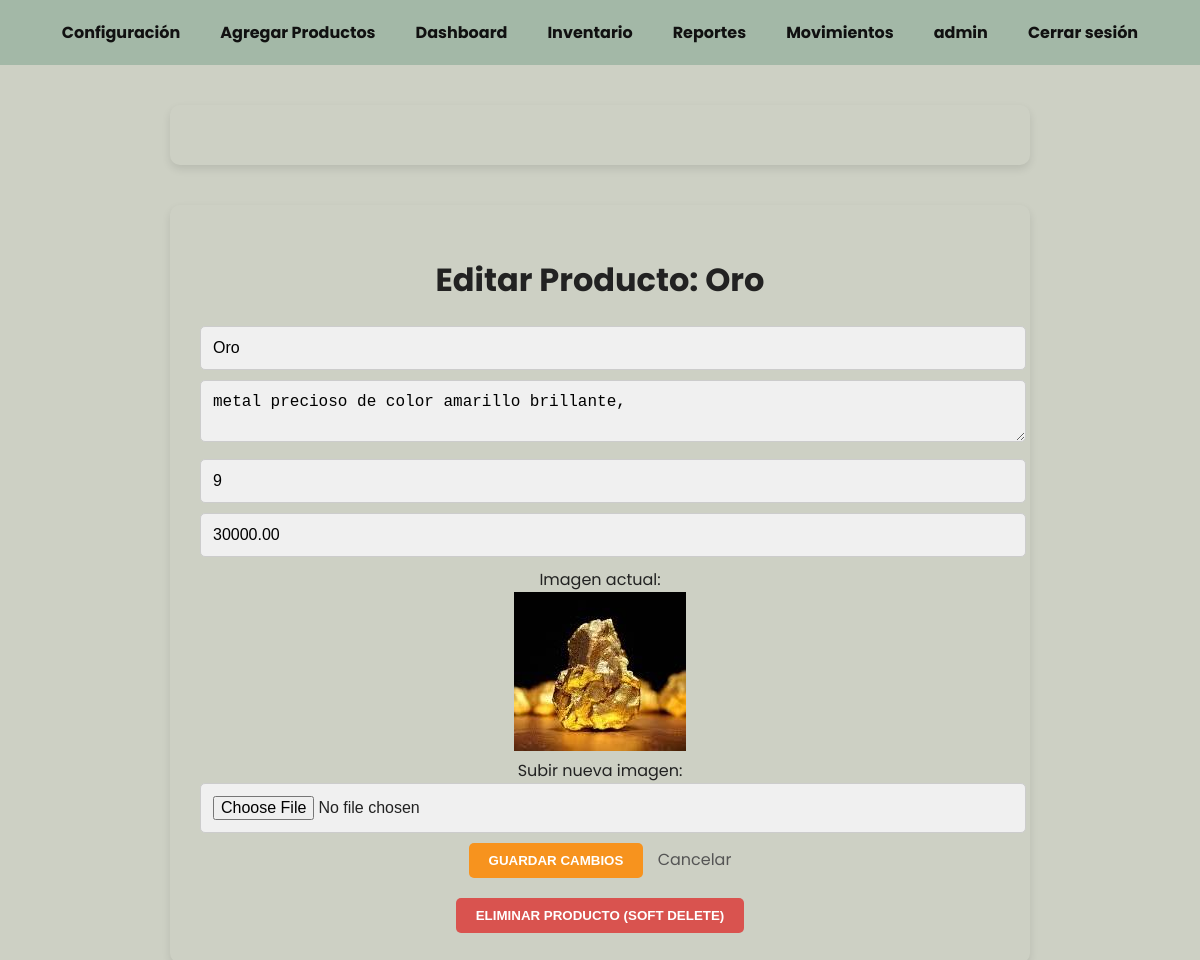
Page /productos-inventario/editar/1/ (signed in) on the committed database.
### inventario_app/models.py (models this page shows, shortened)
class Producto(models.Model):
    nombre = models.CharField(max_length=255)
    descripcion = models.TextField()
    stock = models.IntegerField()
    precio = models.DecimalField(max_digits=10, decimal_places=2)
    imagen = models.ImageField(upload_to='productos/', null=True, blank=True)
    created_at = models.DateTimeField(auto_now_add=True)
    updated_at = models.DateTimeField(auto_now=True)

### inventario_app/views.py (the view, shortened to what this page needs)
# urls.py: path('productos-inventario/editar/<int:pk>/', views.editar_producto_separado, name='editar_producto_separado'),
@login_required
def editar_producto_separado(request, pk):
    producto = get_object_or_404(Producto, pk=pk)
    return render(request, 'inventario_app/editar_inventario.html', {'producto': producto})

### inventario_app/context_processors.py (called while the page is built)
def admin_check(request):
    print(f"Verificando usuario: {request.user.username}")  # Esto te confirmará que el context processor se ejecuta.
    if not request.user.is_authenticated:
        return {'es_admin': False}
    es_admin = request.user.groups.filter(name='Administrador').exists()
    return {'es_admin': es_admin}

### inventario_app/templates/inventario_app/editar_inventario.html (shortened to what this page needs)
<!DOCTYPE html>
<html lang="es">
<head>
</head>
<body>
{% include "inventario_app/navbar.html" %}
<div class="container">
  <h1>Editar Producto: {{ producto.nombre }}</h1>
  <form method="POST" enctype="multipart/form-data">
    <input type="text" name="nombre" value="{{ producto.nombre }}" required>
    <textarea name="descripcion" required>{{ producto.descripcion }}</textarea>
    <input type="number" name="stock" value="{{ producto.stock }}" required>
    <input type="number" step="0.01" name="precio" value="{{ producto.precio }}" required>
    <label>Imagen actual:</label><br>
    {% if producto.imagen %}
      <img src="{{ producto.imagen.url }}" alt="{{ producto.nombre }}">
    {% else %}
      <p>No hay imagen</p>
    {% endif %}
    <br>
    <label>Subir nueva imagen:</label>
    <input type="file" name="imagen" accept="image/*">
    <button type="submit">Guardar Cambios</button>
    <a href="{% url 'productos_inventario' %}" class="cancel">Cancelar</a>
  </form>
  <form method="POST" action="{% url 'eliminar_producto' producto.pk %}" style="margin-top: 20px;" onsubmit="return confirm('¿Seguro que quieres eliminar este producto?');">
    <button type="submit" style="background-color: #d9534f; color: white; border: none; padding: 10px 20px; border-radius: 5px; cursor: pointer;">
      Eliminar Producto (Soft Delete)
    </button>
  </form>
</div>

### inventario_app/templates/inventario_app/navbar.html (shortened to what this page needs)
<!DOCTYPE html>
<html lang="es">
<head>
</head>
<body>
  <nav>
    {% if es_admin %}
        <a href="{% url 'configuracion' %}">Configuración</a>
        <a href="{% url 'registrar_producto' %}">Agregar Productos</a>
    {% endif %}
    {% if user.is_authenticated %}
    <a href="{% url 'dashboard' %}">Dashboard</a>
    <a href="{% url 'productos_inventario' %}">Inventario</a>
    <a href="{% url 'reportes' %}">Reportes</a>
    <a href="{% url 'movimientos' %}">Movimientos</a>
    <a href="">{{user.username}}</a>
    <a href="{% url 'logout' %}">Cerrar sesión</a>
    {% else %}
    <a href="{% url 'login' %}">Iniciar Sesión</a>
    {% endif %}
  </nav>
  <div class="container">
  </div>
</body>
</html>

### inventario_app/templates/inventario_app/editar_inventario.html (style rules this page uses)
body { margin: 0; font-family: 'Poppins', sans-serif; background-color: #f4f4f9; color: #333; }
.container { max-width: 600px; margin: 40px auto; padding: 30px; background-color: #fff; box-shadow: 0 4px 8px rgba(0,0,0,0.1); border-radius: 10px; }
input, textarea { width: 100%; padding: 12px; margin-bottom: 10px; background-color: #f0f0f0; border: 1px solid #ccc; border-radius: 5px; font-size: 16px; }
button { padding: 10px 20px; background-color: #f7931e; color: white; border: none; border-radius: 5px; cursor: pointer; font-weight: bold; text-transform: uppercase; }
a.cancel { margin-left: 10px; color: #555; text-decoration: none; font-weight: normal; }

### inventario_app/templates/inventario_app/navbar.html (style rules this page uses)
body { margin: 0; font-family: 'Poppins', sans-serif; background-color: #cdd0c4; color: #222; }
nav { display: flex; justify-content: center; padding: 20px; gap: 40px; font-weight: bold; background-color: #a3b8a7; }
nav a { text-decoration: none; color: #111; transition: color 0.3s ease; }
.container { max-width: 800px; margin: 40px auto; padding: 30px; background-color: transparent; text-align: center; }

### rows in the picture
Producto: nombre "Oro", descripcion "metal precioso de color amarillo brillante,", stock "9", precio "30000.00", imagen (picture)

### other values in the picture
{{ user.username }} "admin"
